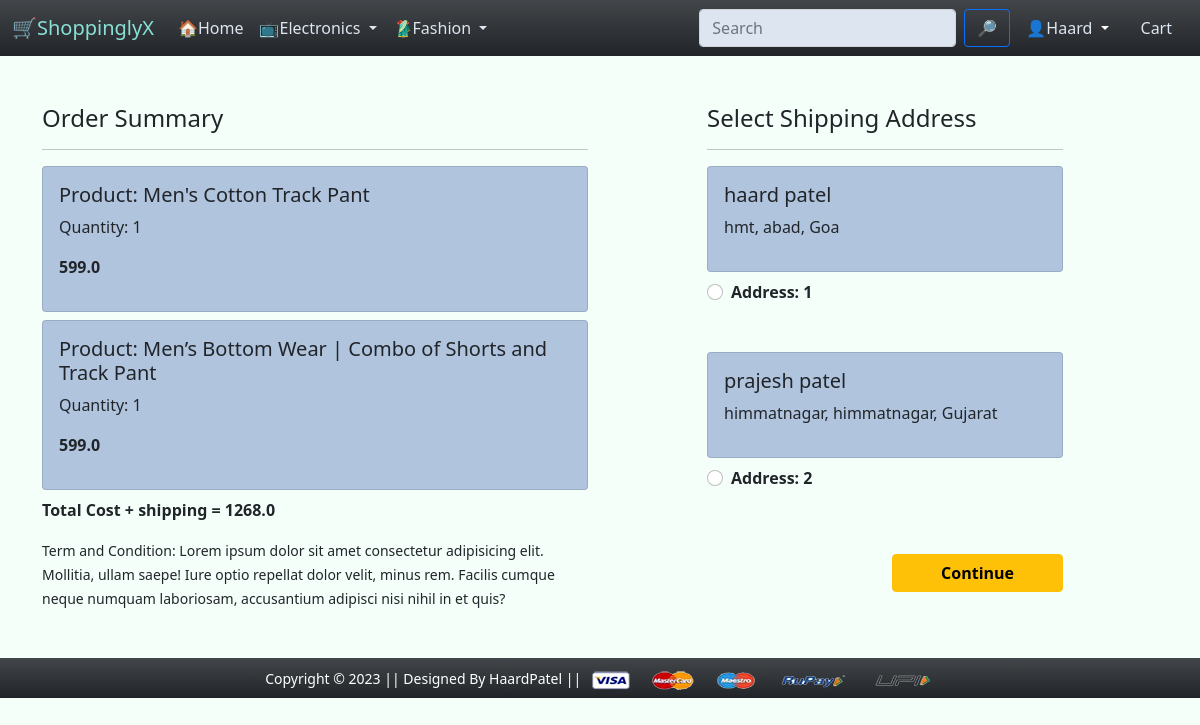
Screenshot of /checkout/ (signed in) with the database file from the repository.
### app/models.py (models this page shows, shortened)
class Cart(models.Model):
    user = models.ForeignKey(User, on_delete=models.CASCADE)
    product = models.ForeignKey(Product, on_delete=models.CASCADE)
    quantity = models.PositiveIntegerField(default=1)
    @property
    def total_cost_item(self):
        return self.quantity * self.product.discounted_price

class Product(models.Model):
    title = models.CharField(max_length=100)
    selling_price = models.FloatField()
    discounted_price = models.FloatField()
    discription = models.TextField()
    brand = models.CharField(max_length=100)
    category = models.CharField(choices=CATEGORY_CHOICES, max_length=3)
    product_image = models.ImageField(upload_to="productimg")

class Customer(models.Model):
    user = models.ForeignKey(User, on_delete=models.CASCADE)
    name = models.CharField(max_length=200)
    locality = models.CharField(max_length=200)
    city = models.CharField(max_length=50)
    zipcode = models.IntegerField()
    state = models.CharField(choices=STATE_CHOICES, max_length=50)

### app/views.py (the view)
# urls.py: path("checkout/", views.checkout, name="checkout"),
@login_required
def checkout(request):
    user = request.user
    add = Customer.objects.filter(user=user)
    cart = Cart.objects.filter(user=user)
    amount = 0.0
    shipping_amount = 70.0
    total_amount = 0.0
    cart_product = [p for p in cart]
    if cart_product:
        for p in cart_product:
            tempamount = p.quantity * p.product.discounted_price
            amount += tempamount
        total_amount = amount + shipping_amount
    return render(
        request,
        "app/checkout.html",
        {"carts": cart, "amount": amount, "total_amount": total_amount,'add':add},
    )

### app/templates/app/checkout.html (shortened to what this page needs)
{% extends 'app/base.html' %}
{% load static %}
{% block main-content %}
<div class="container">
  <div class="row mt-5">
    <div class="col-sm-6">
      <h4>Order Summary</h4>
      <hr>
      {% for c in carts %}
      <div class="card mb-2" style="background-color:lightsteelblue;">
        <div class="card-body">
          <h5>Product: {{c.product.title}}</h5>
          <p>Quantity: {{c.quantity}}</p>
          <p class="fw-bold">{{c.total_cost_item}}</p>
        </div>
      </div>
      {% endfor %}
      <p class="fw-bold">Total Cost + shipping = {{total_amount}}</p>
      <small>Term and Condition: Lorem ipsum dolor sit amet consectetur adipisicing elit. Mollitia, ullam saepe! Iure
        optio repellat dolor velit, minus rem. Facilis cumque neque numquam laboriosam, accusantium adipisci nisi nihil
        in et quis?</small>
    </div>
    <div class="col-sm-4 offset-sm-1">
      <h4>Select Shipping Address</h4>
      <hr>
      <form action="/paymentdone">
        {% for a in add %}
        <div class="card" style="background-color:lightsteelblue;">
          <div class="card-body" >
            <h5>{{a.name}}</h5>
            <p>{{a.locality}}, {{a.city}}, {{a.state}}</p>
          </div>
        </div>
        <div class="form-check mt-2 mb-5">
          <input class="form-check-input" name="custid" id="custadd{{forloop.counter}}" type="radio" value="{{a.id}}">
          <label class="form-check-label fw-bold" for="custadd{{forloop.counter}}">
            Address: {{forloop.counter}} </label>
        </div>
        {% endfor %}
        <div class="text-end">
          <button type="submit" class="btn btn-warning mt-3 px-5 fw-bold">Continue</button>
        </div>
      </form>
    </div>
  </div>
</div>
{% endblock main-content %}

### app/templates/app/base.html (shortened to what this page needs)
<!doctype html>
{% load static %}
<html lang="en">
<head>
  <link href="https://cdn.jsdelivr.net/npm/bootstrap@5.0.0-beta1/dist/css/bootstrap.min.css" rel="stylesheet"
>
  <link rel="stylesheet" href="{% static 'app/css/owl.carousel.min.css' %}">
  <link rel="stylesheet" href="{% static 'app/css/all.min.css' %}">
  <link rel="stylesheet" href="{% static 'app/css/style.css' %}">
</head>
<body style="background-color:mintcream">
  <nav class="navbar navbar-expand-lg navbar-dark bg-dark bg-gradient">
    <div class="container-fluid">
      <a class="navbar-brand " style="color:rgb(137, 225, 214)" href="/">🛒ShoppinglyX</a>
      <div class="collapse navbar-collapse" id="navbarSupportedContent">
        <ul class="navbar-nav me-auto mb-2 mb-lg-0">
          <li class="nav-item">
            <a class="nav-link active " style="color:rgb(221, 229, 240);" aria-current="page" href="/">🏠Home</a>
          </li>
          <li class="nav-item dropdown">
            <a class="nav-link dropdown-toggle" style="color:rgb(221, 229, 240);" href="#" id="electronicsDropdown" role="button"
              data-bs-toggle="dropdown" aria-expanded="false">
              📺Electronics
            </a>
          </li>
          <li class="nav-item dropdown">
            <a class="nav-link dropdown-toggle" style="color:rgb(221, 229, 240);" href="#" id="fashionDropdown" role="button"
              data-bs-toggle="dropdown" aria-expanded="false">
              🥻Fashion
            </a>
          </li>
        </ul>
        <form method='get' class="d-flex" action='/search'>
          <input class="form-control me-2" type="search" placeholder="Search" aria-label="Search" style="background-color:rgb(221, 229, 240);" name="query" id="query">
          <button class="btn btn-outline-primary" type="submit">🔎</button>
        </form>
        <div>
          <ul class="navbar-nav me-auto mb-2 mb-lg-0">
            {% if request.user.is_authenticated %}
            <li class="nav-item dropdown mx-2">
              <a class="nav-link dropdown-toggle text-white" href="#" id="profileDropdown" role="button"
                data-bs-toggle="dropdown" aria-expanded="false">
                <span class="text-capitalize" style="color:rgb(221, 229, 240);"> 👤{{request.user}} </span>
              </a>
            </li>
            <li class="nav-item mx-2">
              <a href="{% url 'showcart' %}" class="nav-link" style="color:rgb(221, 229, 240);">Cart
              </a>
            </li>
            {% endif %}
          </ul>
        </div>
      </div>
    </div>
  </nav>
  {% block main-content %} {% endblock main-content %}
  <footer class="container-fluid bg-dark bg-gradient text-center p-2 mt-5">
    <small class="text-white">Copyright &copy; 2023 || Designed By HaardPatel || </small>
    <img src="{% static 'app/images/payment.png' %}" alt="" srcset="" class="img-fluid" height="2px">
  </footer>
</body>
</html>

### rows the page displays
Cart: product "Men's Cotton Track Pant", quantity "1", total_cost_item "599.0"
Cart: product "Men’s Bottom Wear | Combo of Shorts and Track Pant", quantity "1", total_cost_item "599.0"
Customer: name "haard patel", locality "hmt", city "abad", state "Goa"
Customer: name "prajesh patel", locality "himmatnagar", city "himmatnagar", state "Gujarat"

### other values shown
{{ request.user }} "Haard"
{{ total_amount }} "1268.0"
